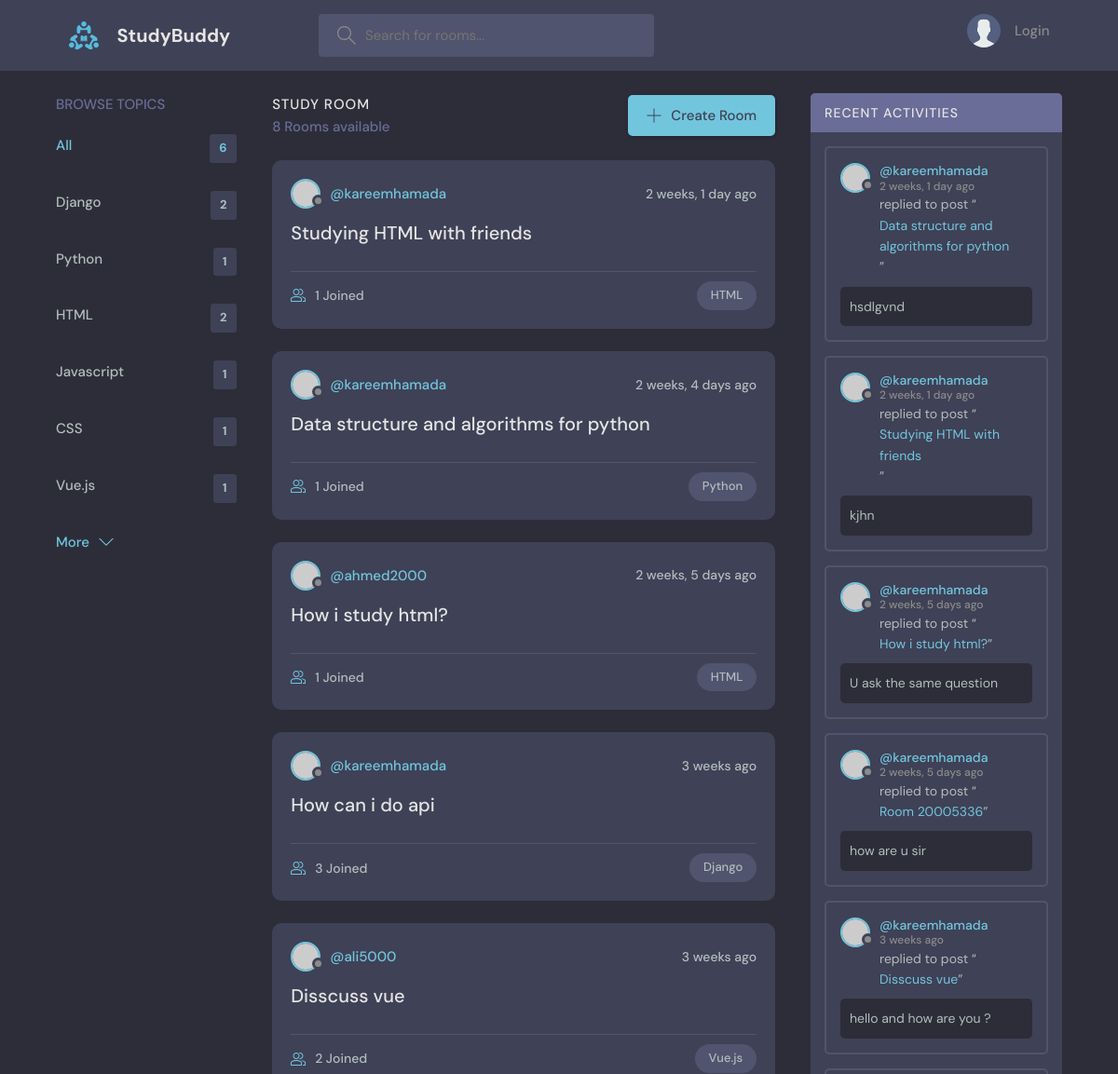
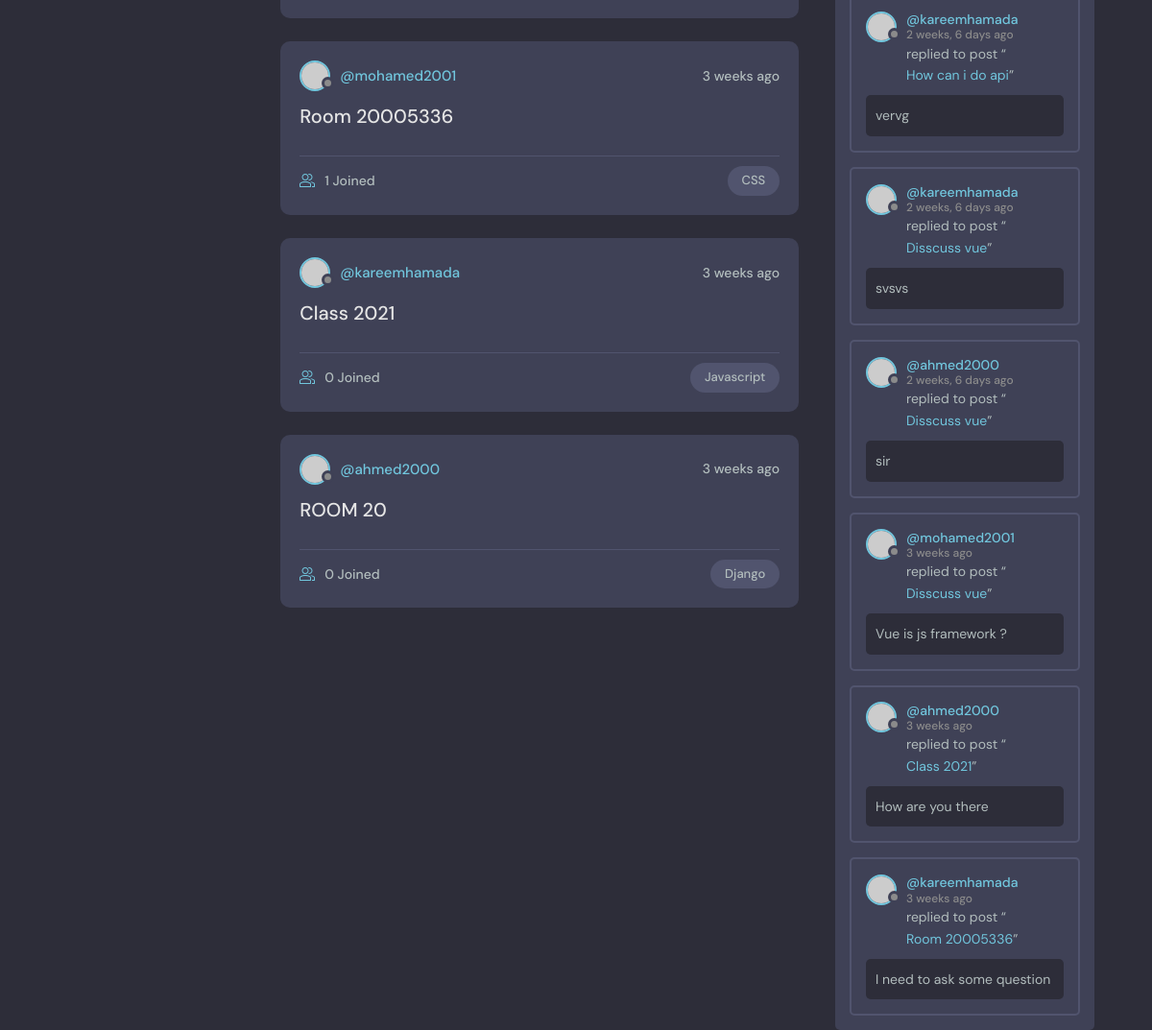
The page / on the database its author committed (2 pictures, top to bottom).
### starting/models.py (models this page shows, shortened)
class Topic(models.Model):
    name = models.CharField(max_length=200)

class Room(models.Model):
    host = models.ForeignKey(User,on_delete=models.SET_NULL,null=True)
    topic = models.ForeignKey(Topic,on_delete=models.SET_NULL,null=True)
    participarnts = models.ManyToManyField(User,related_name="participarnts",blank=True)
    name = models.CharField(max_length=200)
    description = models.TextField(null=True,blank=True)
    updated = models.DateTimeField(auto_now=True)
    created = models.DateTimeField(auto_now_add=True)
    class Meta:
        ordering = ['-updated', '-created']

class Mes(models.Model):
    user = models.ForeignKey(User,on_delete=models.CASCADE)
    room = models.ForeignKey(Room,on_delete=models.CASCADE)
    body = models.TextField()
    updated = models.DateTimeField(auto_now=True)
    created = models.DateTimeField(auto_now_add=True)
    class Meta:
        ordering = ['-updated', '-created']

### starting/views.py (the view, shortened to what this page needs)
# urls.py: 2. Add a URL to urlpatterns:  path('', views.home, name='home')
def home(request):
    rooms = Room.objects.all()
    mess = Mes.objects.all()
    q = request.GET.get("q")
    topics = Topic.objects.all()
    rooms_count = rooms.count()
    context = {"rooms": rooms,"topics":topics,"rooms_count":rooms_count,"mess":mess}
    return render(request, 'starting/home.html',context)

### starting/templates/starting/home.html (shortened to what this page needs)
{% extends 'main.html' %}
{% block content %}
    <main class="layout layout--3">
      <div class="container">
        {% include "starting/topics_components.html" %}
        <div class="roomList">
            <div class="roomList__header">
            <div>
                <h2>Study Room</h2>
                <p>{{rooms_count}} Rooms available</p>
            </div>
            <a class="btn btn--main" href="{% url 'create_room' %}">
                <svg version="1.1" xmlns="http://www.w3.org/2000/svg" width="32" height="32" viewBox="0 0 32 32">
                <title>add</title>
                <path
                    d="M16.943 0.943h-1.885v14.115h-14.115v1.885h14.115v14.115h1.885v-14.115h14.115v-1.885h-14.115v-14.115z"
                ></path>
                </svg>
                Create Room
            </a>
            </div>
            {% include 'starting/feed_components.html' %}
        </div>
        {% include "starting/activity_component.html" %}
      </div>
    </main>
{% endblock %}

### starting/templates/starting/topics_components.html
<div class="topics">
    <div class="topics__header">
      <h2>Browse Topics</h2>
    </div>
    <ul class="topics__list">
        <li>
            <a href="{% url 'home' %}" class="active">All <span>{{topics.count}}</span></a>
        </li>
        {% for topic in topics %}
            <li>
                <a href="{% url 'home'%}?q={{topic.name}}">{{topic.name}} <span>{{topic.room_set.all.count}}</span></a>
            </li>
        {% endfor %}
    </ul>
    <a class="btn btn--link" href="topics.html">
      More
      <svg version="1.1" xmlns="http://www.w3.org/2000/svg" width="32" height="32" viewBox="0 0 32 32">
        <title>chevron-down</title>
        <path d="M16 21l-13-13h-3l16 16 16-16h-3l-13 13z"></path>
      </svg>
    </a>
  </div>

### starting/templates/starting/feed_components.html (shortened to what this page needs)
{% for room in rooms %}
<div class="roomListRoom">
      <div class="roomListRoom__header">
        <a href="{% url 'profile' room.host.id %}" class="roomListRoom__author">
            <div class="avatar avatar--small">
            <img src="https://randomuser.me/api/portraits/women/11.jpg" />
            </div>
            <span>@{{room.host}}</span>
        </a>
        <div class="roomListRoom__actions">
            <span>{{room.created | timesince}} ago</span>
        </div>
      </div>
      <div class="roomListRoom__content">
        <a href="{% url 'room' room.id %}">{{room.name}}</a>
      </div>
      <div class="roomListRoom__meta">
        <a href="{% url 'room' room.id %}" class="roomListRoom__joined">
            {{room.participarnts.all.count}} Joined
        </a>
        <p class="roomListRoom__topic">{{room.topic.name}}</p>
      </div>
</div>
{% endfor %}

### starting/templates/starting/activity_component.html (shortened to what this page needs)
<div class="activities">
    <div class="activities__header">
      <h2>Recent Activities</h2>
    </div>
    {% for mes in mess %}
        <div class="activities__box">
        <div class="activities__boxHeader roomListRoom__header">
            <a href="profile.html" class="roomListRoom__author">
                <div class="avatar avatar--small">
                    <img src="https://randomuser.me/api/portraits/women/11.jpg" />
                </div>
                <p>
                    @{{mes.user}}
                    <span>{{mes.created | timesince }} ago</span>
                </p>
            </a>
        </div>
        <div class="activities__boxContent">
            <p>replied to post “<a href="{% url 'room' mes.room.id %}">{{mes.room.name}}</a>”</p>
            <div class="activities__boxRoomContent">
                {{mes.body}}
            </div>
        </div>
        </div>
    {% endfor %}
</div>

### rows shown on the page
Topic: name "Django", room_set.all.count "2"
Topic: name "Python", room_set.all.count "1"
Topic: name "HTML", room_set.all.count "2"
Topic: name "Javascript", room_set.all.count "1"
Topic: name "CSS", room_set.all.count "1"
Topic: name "Vue.js", room_set.all.count "1"
Room: host "kareemhamada", created "2 weeks, 1 day", name "Studying HTML with friends", participarnts.all.count "1", topic.name "HTML"
Room: host "kareemhamada", created "2 weeks, 4 days", name "Data structure and algorithms for python", participarnts.all.count "1", topic.name "Python"
Room: host "ahmed2000", created "2 weeks, 5 days", name "How i study html?", participarnts.all.count "1", topic.name "HTML"
Room: host "kareemhamada", created "3 weeks", name "How can i do api", participarnts.all.count "3", topic.name "Django"
Room: host "ali5000", created "3 weeks", name "Disscuss vue", participarnts.all.count "2", topic.name "Vue.js"
Room: host "mohamed2001", created "3 weeks", name "Room 20005336", participarnts.all.count "1", topic.name "CSS"
Room: host "kareemhamada", created "3 weeks", name "Class 2021", participarnts.all.count "0", topic.name "Javascript"
Room: host "ahmed2000", created "3 weeks", name "ROOM 20", participarnts.all.count "0", topic.name "Django"
Mes: user "kareemhamada", created "2 weeks, 1 day", room.name "Data structure and algorithms for python", body "hsdlgvnd"
Mes: user "kareemhamada", created "2 weeks, 1 day", room.name "Studying HTML with friends", body "kjhn"
Mes: user "kareemhamada", created "2 weeks, 5 days", room.name "How i study html?", body "U ask the same question"
Mes: user "kareemhamada", created "2 weeks, 5 days", room.name "Room 20005336", body "how are u sir"
Mes: user "kareemhamada", created "3 weeks", room.name "Disscuss vue", body "hello and how are you ?"
Mes: user "kareemhamada", created "2 weeks, 6 days", room.name "How can i do api", body "vervg"
Mes: user "kareemhamada", created "2 weeks, 6 days", room.name "Disscuss vue", body "svsvs"
Mes: user "ahmed2000", created "2 weeks, 6 days", room.name "Disscuss vue", body "sir"
Mes: user "mohamed2001", created "3 weeks", room.name "Disscuss vue", body "Vue is js framework ?"
Mes: user "ahmed2000", created "3 weeks", room.name "Class 2021", body "How are you there"
Mes: user "kareemhamada", created "3 weeks", room.name "Room 20005336", body "I need to ask some question"

### other values the page prints
{{ topics.count }} "6"
{{ rooms_count }} "8"
